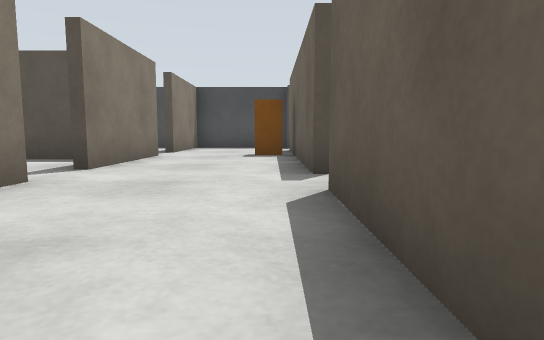
View 1 (above)

24 first-person views from a walk through a robot-simulator world made for Gazebo. The camera is 0.5 m above the floor, tilts 6° down and sees 75° across. The floor is counted in squares, 1 m on a side. Each view is taken from the middle of a square. On the plan, view 1 faces up. The plan holds only what a view shows up to about 9 squares ahead; the rest is blank.

View 2
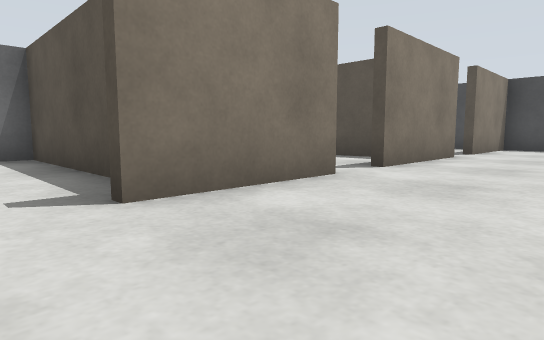

View 3
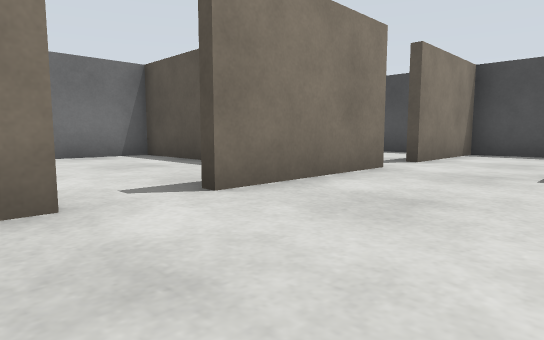

View 4
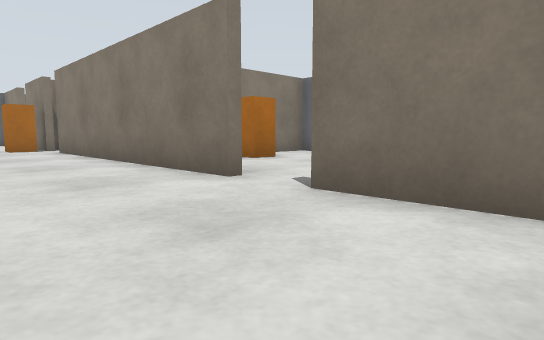

View 5
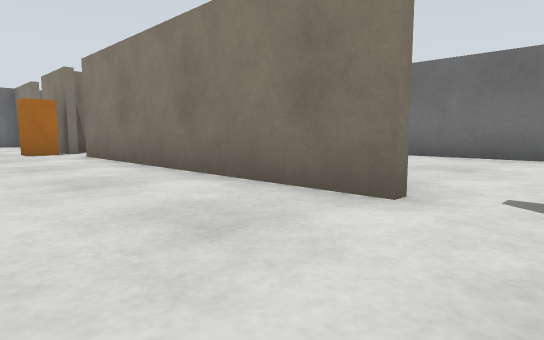

View 6
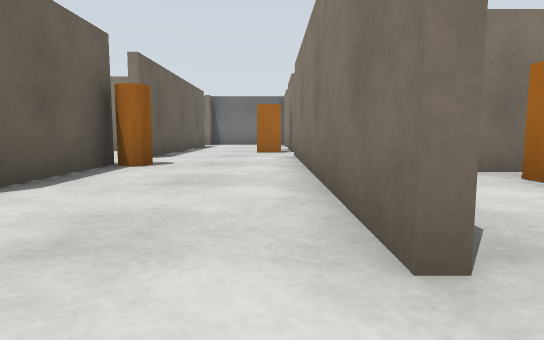

View 7
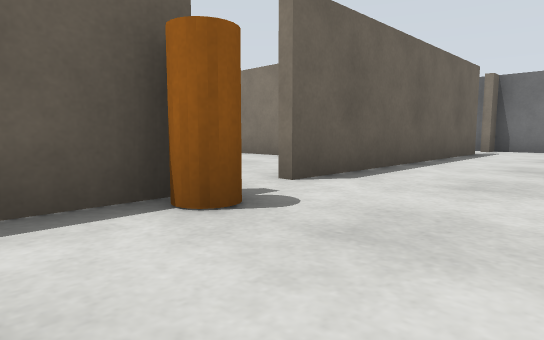

View 8
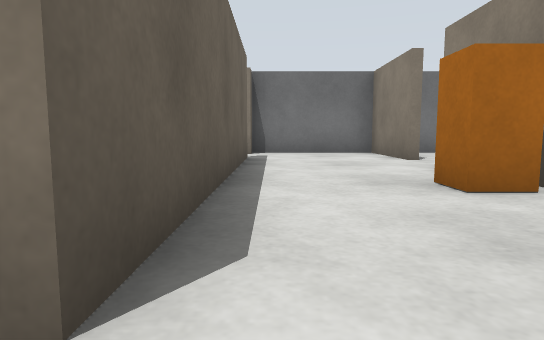

View 9
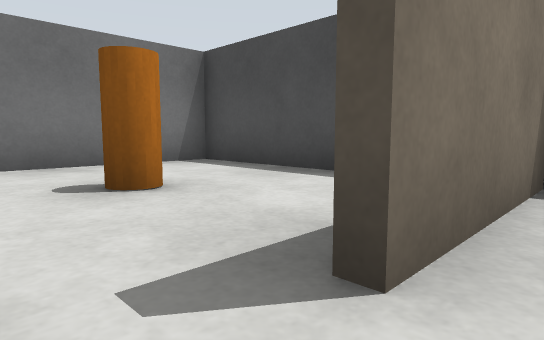

View 10
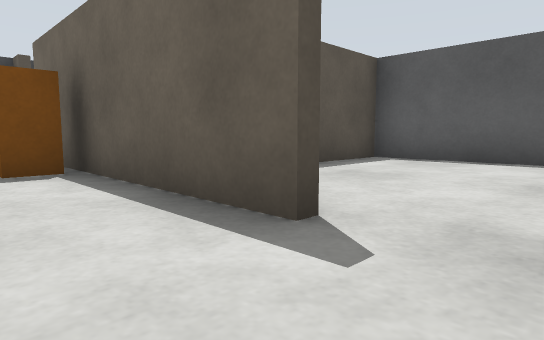

View 11
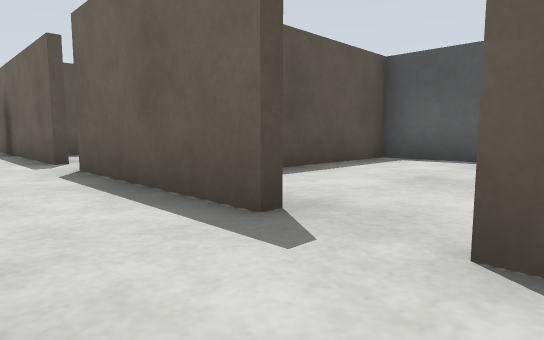

View 12
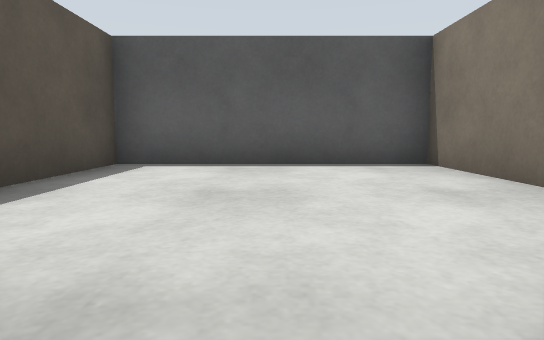

View 13
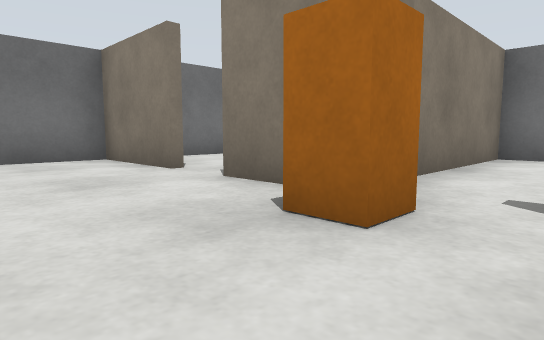

View 14
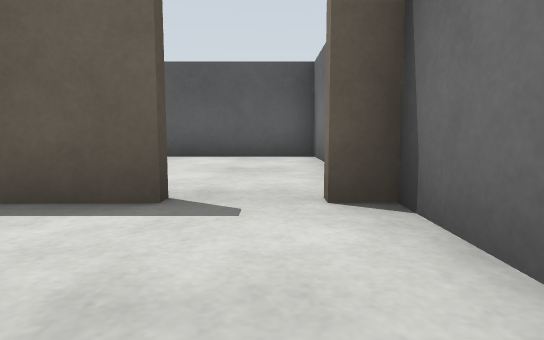

View 15
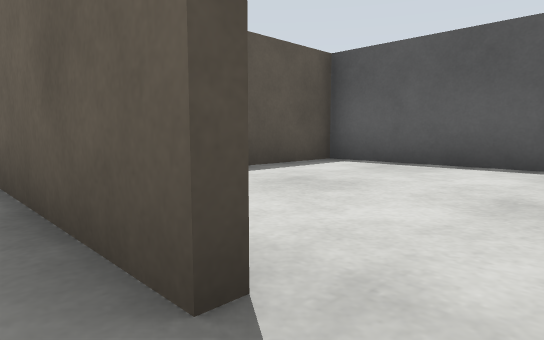

View 16
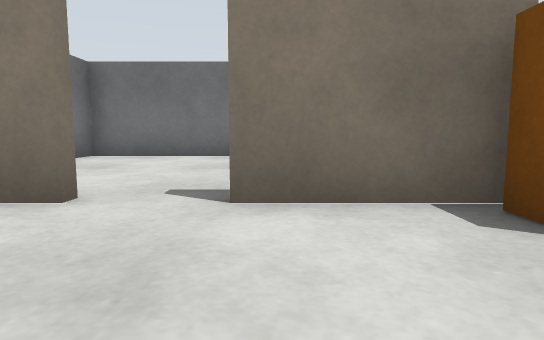

View 17
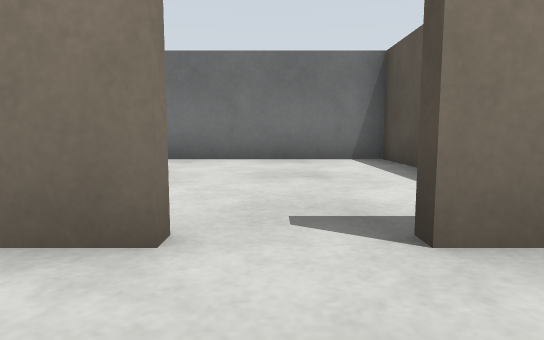

View 18
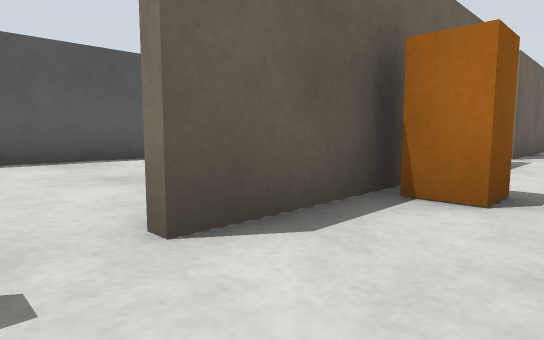

View 19
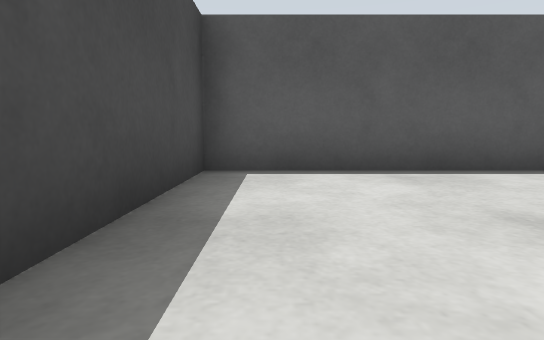

View 20
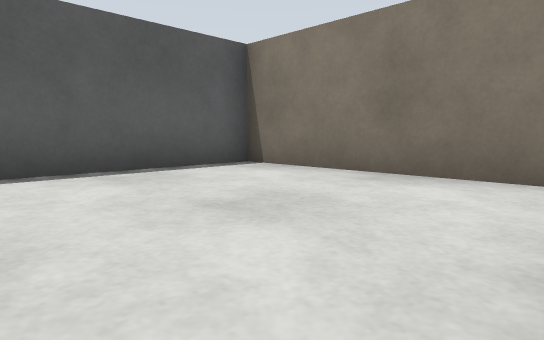

View 21
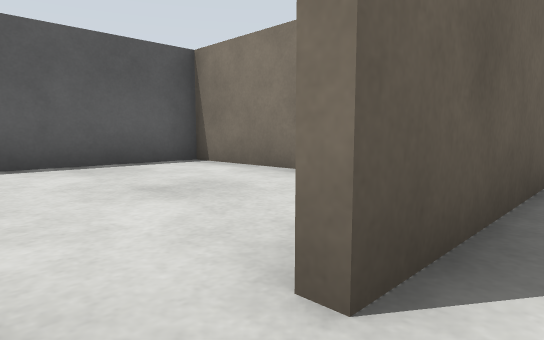

View 22
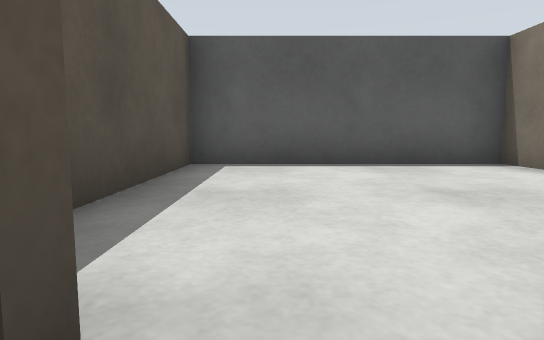

View 23
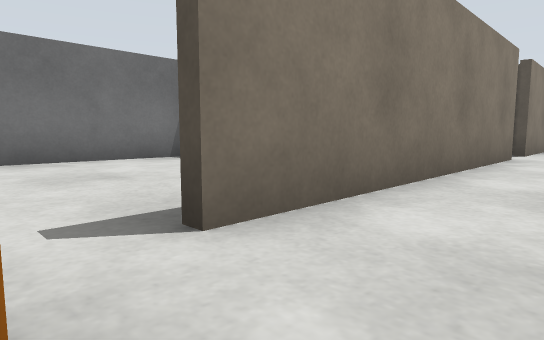

View 24
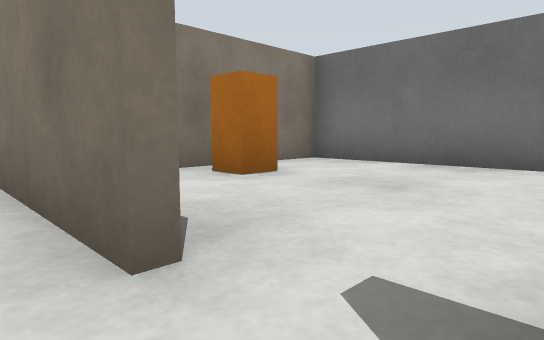

### Floor plan
Ten units are one square. View 1 is at (0, 0); x grows to the right and y downward. Boxes are objects, and circles mark ways between rooms. Rooms are numbered by the first view taken in them; rooms with no view inside come last. Other rooms are left out.
<svg viewBox="-82 -124 145 268">
<path fill="none" stroke="#000" d="M5 5 5 -31M-25 1 -25 70M5 46 5 15M-25 -36 -25 -10M5 -42 5 -102M-25 81 -25 104M-25 -79 -25 -48M-25 114 -25 139 5 139M5 122 5 58M-11 -119 -25 -119 -25 -90M31 35 58 35M57 40 57 -15 26 -15M-60 89 -77 89 -77 139 -70 139M-52 139 -36 139M40 139 57 139 57 89 35 89M31 87 57 87 57 40M58 37 22 37M15 -69 57 -69 57 -119 21 -119M-40 -119 -77 -119 -77 -86M57 -39 57 -67 38 -67M-77 40 -77 87 -28 87M-38 -67 -77 -67 -77 -48"/>
<rect x="-25" y="75" width="10" height="10" fill="#bbb"><title>orange box</title></rect>
<rect x="-5" y="35" width="10" height="10" fill="#bbb"><title>orange cylinder</title></rect>
<rect x="-5" y="-85" width="10" height="10" fill="#bbb"><title>orange box</title></rect>
<rect x="-55" y="-105" width="10" height="20" fill="#bbb"><title>orange cylinder</title></rect>
<circle cx="10" cy="10" r="3" fill="#2a7"/>
<circle cx="-30" cy="110" r="3" fill="#2a7"/>
<circle cx="10" cy="130" r="3" fill="#2a7"/>
<circle cx="10" cy="50" r="3" fill="#2a7"/>
<circle cx="5" cy="-80" r="3" fill="#2a7"/>
<circle cx="-30" cy="-85" r="3" fill="#2a7"/>
<circle cx="10" cy="-40" r="3" fill="#2a7"/>
<circle cx="-30" cy="70" r="3" fill="#2a7"/>
<circle cx="-30" cy="-40" r="3" fill="#2a7"/>
<text x="-10" y="10">1</text>
<text x="30" y="10">2</text>
<text x="-50" y="110">3</text>
<text x="30" y="110">4</text>
<text x="30" y="60">5</text>
<text x="30" y="-100">6</text>
<text x="-60" y="-100">7</text>
<text x="30" y="-50">8</text>
<text x="-60" y="60">9</text>
<text x="-50" y="-40">10</text>
</svg>
Room 1 opens to room 2. Room 1 opens to room 3. Room 1 opens to room 4. Room 1 opens to room 5. Room 1 opens to room 6. Room 1 opens to room 7. Room 1 opens to room 8. Room 1 opens to room 9. Room 1 opens to room 10.

Where each view was taken, in squares from view 1:
view 1: 0 up, 0 right, facing up
view 2: 0 up, 0 right, facing up-left
view 3: 3 up, 0 right, facing up-left
view 4: 3 up, 0 right, facing down-left
view 5: 1 up, 0 right, facing down-left
view 6: 1 up, 2 left, facing down
view 7: 3 down, 2 left, facing down-right
view 8: 5 down, 0 right, facing down
view 9: 8 up, 2 left, facing up-left
view 10: 3 up, 1 left, facing up-right
view 11: 2 down, 1 left, facing up-right
view 12: 1 down, 0 right, facing right
view 13: 7 down, 0 right, facing down-left
view 14: 13 down, 2 left, facing right
view 15: 13 down, 0 right, facing up-right
view 16: 10 down, 0 right, facing left
view 17: 11 down, 1 left, facing left
view 18: 11 up, 1 left, facing down-right
view 19: 11 up, 1 right, facing right
view 20: 11 up, 1 right, facing down-right
view 21: 5 down, 0 right, facing down-right
view 22: 5 down, 0 right, facing right
view 23: 8 down, 1 left, facing up-left
view 24: 1 up, 2 left, facing down-left
